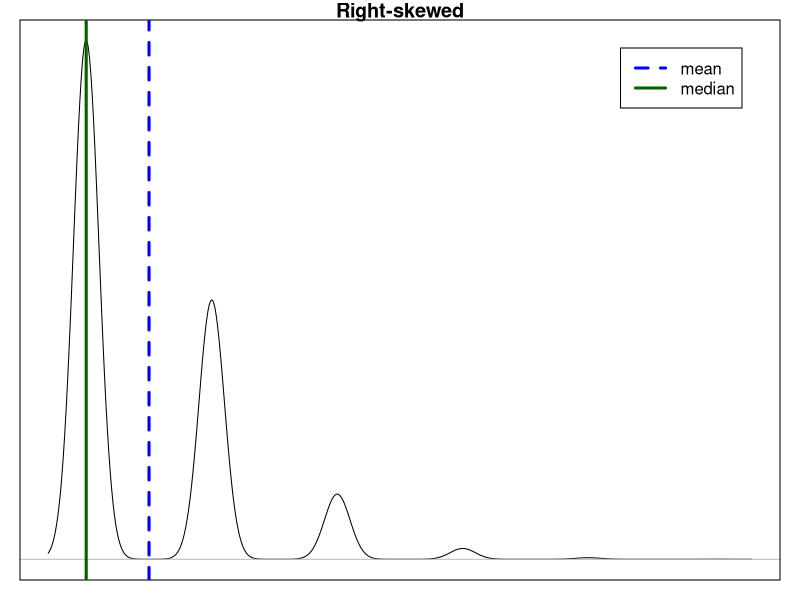
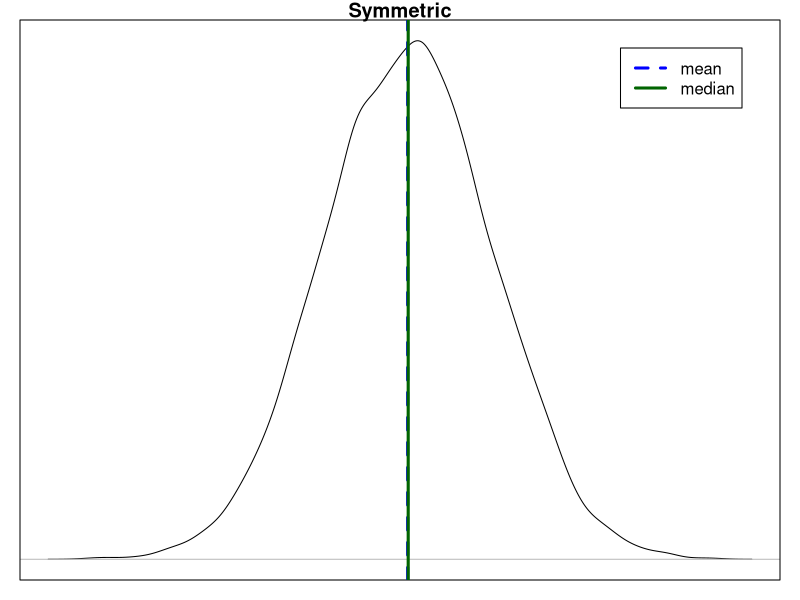
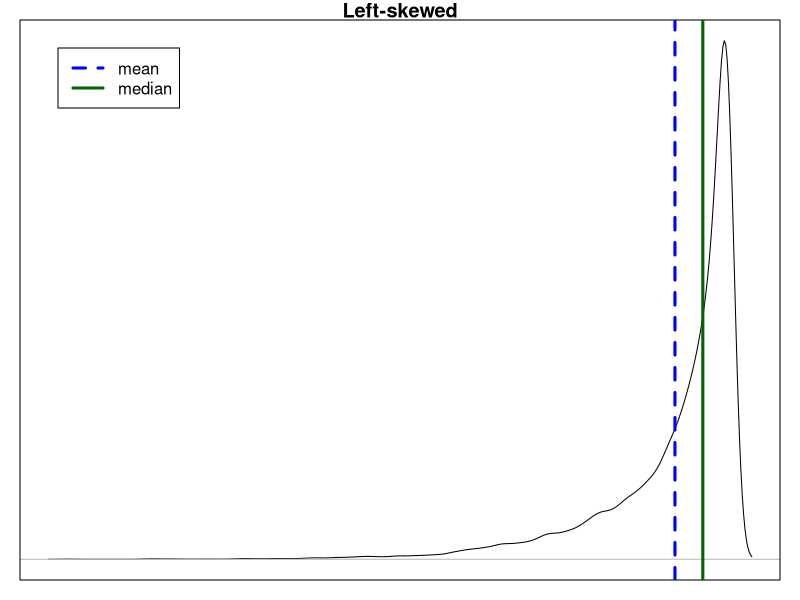

Generate these figures, in order, with R:
set.seed(20)

pdf("rs.pdf", width = 5, height = 3)
par(mar=c(1,1,1,1))
rs = rpois(10000,.5)
d = rs
plot(density(d), axes = FALSE, xlab = "", ylab = "", main = "Right-skewed")
abline(h = 0, col = "gray")
box()
abline(v = mean(d), col = "blue", lty = 2, lwd = 3)
abline(v = median(d), col = "darkgreen", lty = 1, lwd = 3)
legend("topright", inset = 0.05, col = c("blue","darkgreen"), legend = c("mean","median"), lty = c(2,1), lwd = 3)
dev.off()

pdf("sym.pdf", width = 5, height = 3)
par(mar=c(1,1,1,1))
sym = rnorm(10000, 0,1)
d = sym
plot(density(d), axes = FALSE, xlab = "", ylab = "", main = "Symmetric")
abline(h = 0, col = "gray")
box()
abline(v = mean(d), col = "blue", lty = 2, lwd = 3)
abline(v = median(d), col = "darkgreen", lty = 1, lwd = 3)
legend("topright", inset = 0.05, col = c("blue","darkgreen"), legend = c("mean","median"), lty = c(2,1), lwd = 3)
dev.off()

pdf("ls.pdf", width = 5, height = 3)
par(mar=c(1,1,1,1))
ls = rbeta(10000,8,0.5)
d = ls
plot(density(d), axes = FALSE, xlab = "", ylab = "", main = "Left-skewed")
abline(h = 0, col = "gray")
box()
abline(v = mean(d), col = "blue", lty = 2, lwd = 3)
abline(v = median(d), col = "darkgreen", lty = 1, lwd = 3)
legend("topleft", inset = 0.05, col = c("blue","darkgreen"), legend = c("mean","median"), lty = c(2,1), lwd = 3)
dev.off()
